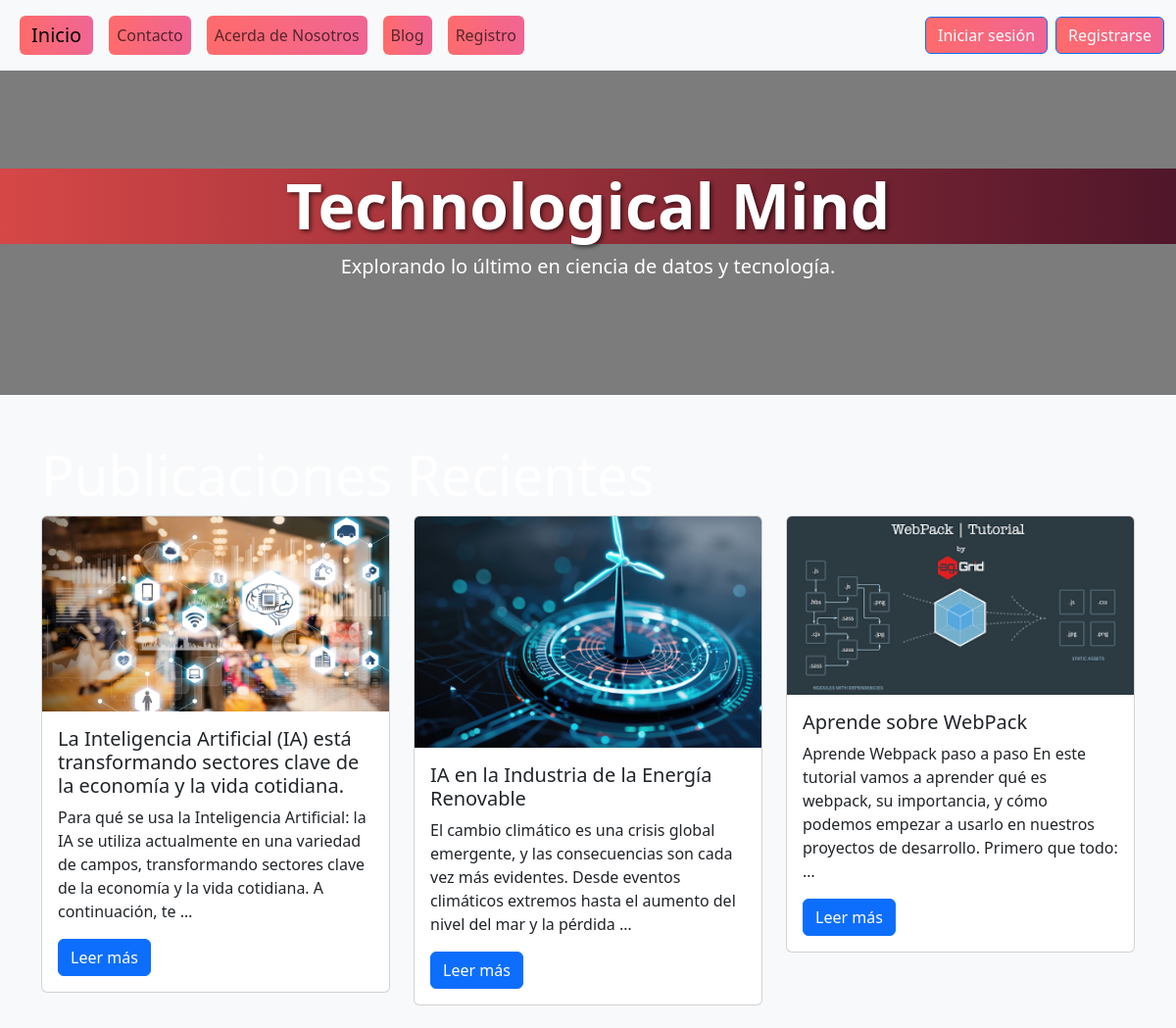
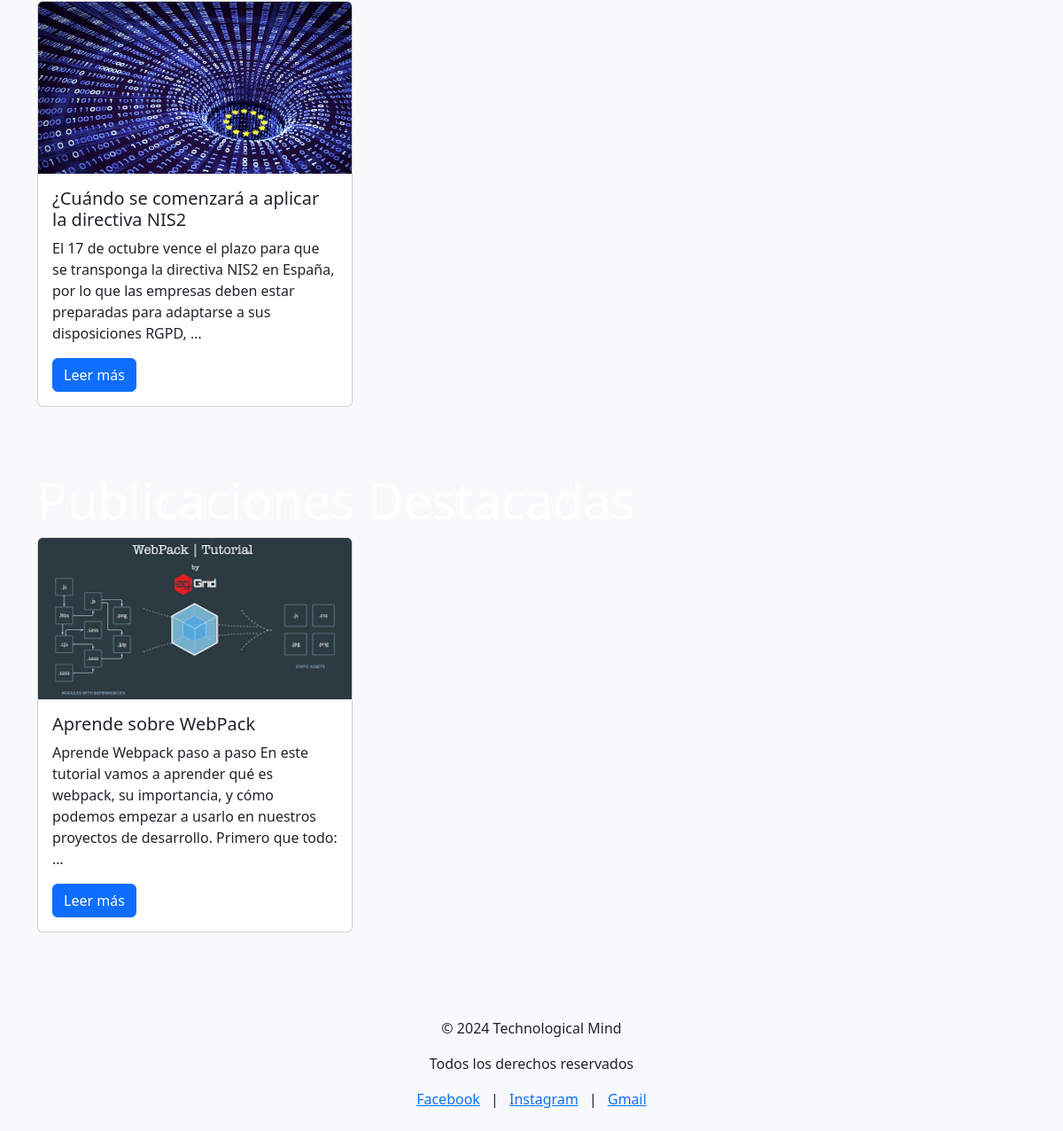
The page / on the database its author committed (2 pictures, top to bottom).
### Apps/Blog/models.py (models this page shows, shortened)
class Publicacion(models.Model):
    titulo = models.CharField(max_length=300)
    contenido = models.TextField(max_length=5000)
    imagen = models.ImageField(upload_to="publicaciones")
    autor = models.ForeignKey(User, on_delete=models.CASCADE, default=1)
    categorias = models.ManyToManyField(Categoria)
    destacada = models.BooleanField(default=False)
    created_at = models.DateTimeField(default=timezone.now)
    class Meta:
        verbose_name = "Publicacion"
        verbose_name_plural = "Publicaciones"
        permissions = [
            ("puede_agregar_publicacion", "Puede agregar publicaciones"),
            ("puede_editar_publicacion", "Puede editar publicaciones"),
            ("puede_eliminar_publicacion", "Puede eliminar publicaciones"),
        ]

### Apps/Inicio/views.py (the view)
# urls.py: path('', views.inicio, name='home'),
def inicio(request):
    publicaciones_recientes = Publicacion.objects.order_by('-created_at')[:5]  # Últimas 5 publicaciones
    publicaciones_destacadas = Publicacion.objects.filter(destacada=True).order_by('-created_at')[:5]  # Primeras 5 destacadas
    return render(request, 'inicio.html', {'publicaciones_recientes': publicaciones_recientes, 'publicaciones_destacadas': publicaciones_destacadas})

### Apps/Inicio/templates/inicio.html (shortened to what this page needs)
{% load static %}
<!DOCTYPE html>
<html lang="en">
<head>
    <link rel="stylesheet" href="{% static 'css/style.css' %}">
    <link rel="stylesheet" href="https://cdn.jsdelivr.net/npm/bootstrap@5.3.3/dist/css/bootstrap.min.css">
</head>
<body class="bg-light text-dark blurred-background">
    <nav class="navbar navbar-expand-lg navbar-light bg-light py-3">
        <div class="container-fluid">
            <a class="navbar-brand btn btn-secondary mx-2 " style="background: linear-gradient(90deg, #ff6b6b, #f06595); border: none;" href="{% url 'inicio' %}">Inicio</a>
            <div class="collapse navbar-collapse" id="navbarNav">
                <ul class="navbar-nav me-auto mb-2 mb-lg-0">
                    <li class="nav-item">
                        <a class="nav-link btn btn-secondary mx-2" style="background: linear-gradient(90deg, #ff6b6b, #f06595); border: none;" href="{% url 'contacto' %}">Contacto</a>
                    </li>
                    <li class="nav-item">
                        <a class="nav-link btn btn-secondary mx-2" style="background: linear-gradient(90deg, #ff6b6b, #f06595); border: none;" href="{% url 'acerca_de' %}">Acerda de Nosotros</a>
                    </li>
                    <li class="nav-item">
                        <a class="nav-link btn btn-secondary mx-2" style="background: linear-gradient(90deg, #ff6b6b, #f06595); border: none;" href="{% url 'blog' %}">Blog</a>
                    </li>
                    <li class="nav-item">
                        <a class="nav-link btn btn-secondary mx-2" style="background: linear-gradient(90deg, #ff6b6b, #f06595); border: none;" href="{% url 'registro' %}">Registro</a>
                    </li>
                </ul>
                <div class="d-flex align-items-center">
                    {% if user.is_authenticated %}
                        <p class="mb-0 me-3">Bienvenido @{{ user.username }}</p>
                        <a class="btn btn-outline-danger" href="{% url 'logout' %}">Cerrar sesión</a>
                    {% else %}
                        <a class="btn btn-primary me-2" style="background: linear-gradient(90deg, #ff6b6b, #f06595);" href="{% url 'login' %}">Iniciar sesión</a>
                        <a class="btn btn-primary" style="background: linear-gradient(90deg, #ff6b6b, #f06595);" href="{% url 'registro' %}">Registrarse</a>
                    {% endif %}
                </div>
            </div>
        </div>
    </nav>
    <div class="title-section text-center">
        <h1 class="blog-title">Technological Mind</h1>
        <p class="lead text-white">Explorando lo último en ciencia de datos y tecnología.</p>
    </div>
    <div class="container my-5 content-container text-white">
        {% block content %}
            <h1 class="display-4 text-white">Publicaciones Recientes</h1>
            <div class="row">
                {% for publicacion in publicaciones_recientes %}
                    <div class="col-md-4 mb-4">
                        <div class="card">
                            <img src="{{ publicacion.imagen.url }}" class="card-img-top" alt="Imagen de {{ publicacion.titulo }}">
                            <div class="card-body">
                                <h5 class="card-title">{{ publicacion.titulo }}</h5>
                                <p class="card-text">{{ publicacion.contenido|truncatewords:30 }}</p>
                                <a href="{% url 'detalle_publicacion' publicacion.id %}" class="btn btn-primary">Leer más</a>
                            </div>
                        </div>
                    </div>
                {% endfor %}
            </div>
            <h1 class="display-4 mt-5">Publicaciones Destacadas</h1>
            <div class="row">
                {% for publicacion in publicaciones_destacadas %}
                    <div class="col-md-4 mb-4">
                        <div class="card">
                            <img src="{{ publicacion.imagen.url }}" class="card-img-top" alt="Imagen de {{ publicacion.titulo }}">
                            <div class="card-body">
                                <h5 class="card-title">{{ publicacion.titulo }}</h5>
                                <p class="card-text">{{ publicacion.contenido|truncatewords:30 }}</p>
                                <a href="{% url 'detalle_publicacion' publicacion.id %}" class="btn btn-primary mt-auto">Leer más</a>
                            </div>
                        </div>
                    </div>
                {% endfor %}
            </div>
        {% endblock %}
    </div>
    <footer class="text-center py-4 bg-light mt-auto">
        <div>
            <p>© 2024 Technological Mind</p>
            <p>Todos los derechos reservados</p>
        </div>
        <div>
            <a href="https://facebook.com" target="_blank" class="me-2">Facebook</a> |
            <a href="https://instagram.com" target="_blank" class="ms-2 me-2">Instagram</a> |
            <a href="mailto:example@gmail.com" target="_blank" class="ms-2">Gmail</a>
        </div>
    </footer>
</body>
</html>

### rows shown on the page
Publicacion: imagen (picture), titulo "La Inteligencia Artificial (IA) está transformando sectores clave de la economía y la vida cotidiana.", contenido "Para qué se usa la Inteligencia Artificial: la IA se utiliza actualmente en una variedad de campos, transformando sectores clave de la economía y la vida cotidiana. A continuación, te …"
Publicacion: imagen (picture), titulo "IA en la Industria de la Energía Renovable", contenido "El cambio climático es una crisis global emergente, y las consecuencias son cada vez más evidentes. Desde eventos climáticos extremos hasta el aumento del nivel del mar y la pérdida …"
Publicacion: imagen (picture), titulo "Aprende sobre WebPack", contenido "Aprende Webpack paso a paso En este tutorial vamos a aprender qué es webpack, su importancia, y cómo podemos empezar a usarlo en nuestros proyectos de desarrollo. Primero que todo: …"
Publicacion: imagen (picture), titulo "¿Cuándo se comenzará a aplicar la directiva NIS2", contenido "El 17 de octubre vence el plazo para que se transponga la directiva NIS2 en España, por lo que las empresas deben estar preparadas para adaptarse a sus disposiciones RGPD, …"
